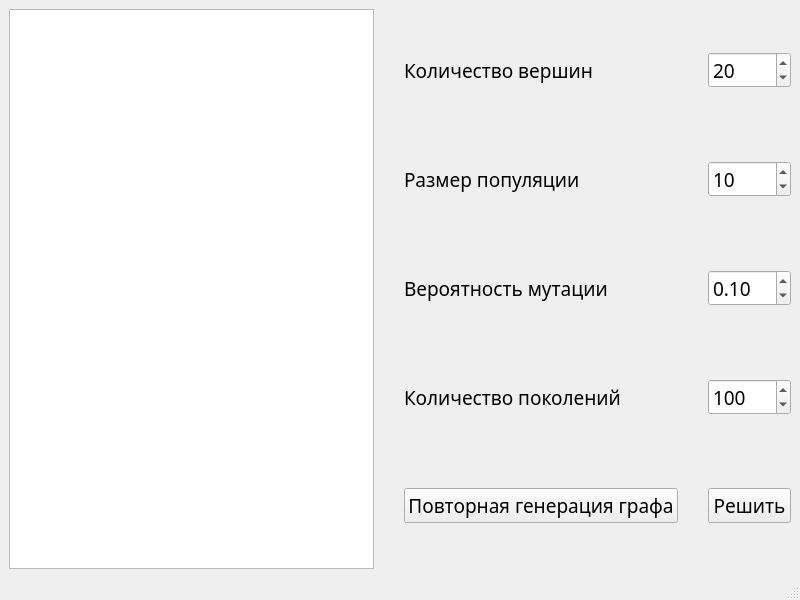
<?xml version="1.0" encoding="UTF-8"?>
<ui version="4.0">
 <class>MainWindow</class>
 <widget class="QMainWindow" name="MainWindow">
  <property name="geometry">
   <rect>
    <x>0</x>
    <y>0</y>
    <width>800</width>
    <height>600</height>
   </rect>
  </property>
  <property name="windowTitle">
   <string>lab5</string>
  </property>
  <widget class="QWidget" name="centralwidget">
   <layout class="QHBoxLayout" name="horizontalLayout" stretch="5,0">
    <property name="spacing">
     <number>30</number>
    </property>
    <item>
     <widget class="QGraphicsView" name="graphicsView"/>
    </item>
    <item>
     <layout class="QGridLayout" name="gridLayout">
      <item row="0" column="0">
       <widget class="QLabel" name="label">
        <property name="font">
         <font>
          <family>Source Code Pro Light</family>
          <pointsize>14</pointsize>
         </font>
        </property>
        <property name="text">
         <string>Количество вершин</string>
        </property>
        <property name="wordWrap">
         <bool>true</bool>
        </property>
       </widget>
      </item>
      <item row="1" column="1">
       <widget class="QSpinBox" name="populationSizeSpinBox">
        <property name="font">
         <font>
          <family>Source Code Pro Light</family>
          <pointsize>14</pointsize>
         </font>
        </property>
        <property name="minimum">
         <number>1</number>
        </property>
        <property name="maximum">
         <number>10000</number>
        </property>
        <property name="value">
         <number>10</number>
        </property>
       </widget>
      </item>
      <item row="4" column="1">
       <widget class="QPushButton" name="solveButton">
        <property name="font">
         <font>
          <family>Source Code Pro Light</family>
          <pointsize>14</pointsize>
         </font>
        </property>
        <property name="text">
         <string>Решить</string>
        </property>
       </widget>
      </item>
      <item row="4" column="0">
       <widget class="QPushButton" name="regenerateButton">
        <property name="font">
         <font>
          <family>Source Code Pro Light</family>
          <pointsize>14</pointsize>
         </font>
        </property>
        <property name="text">
         <string>Повторная генерация графа</string>
        </property>
       </widget>
      </item>
      <item row="0" column="1">
       <widget class="QSpinBox" name="numVerticesSpinBox">
        <property name="font">
         <font>
          <family>Source Code Pro Light</family>
          <pointsize>14</pointsize>
         </font>
        </property>
        <property name="maximum">
         <number>100</number>
        </property>
        <property name="value">
         <number>20</number>
        </property>
       </widget>
      </item>
      <item row="2" column="1">
       <widget class="QDoubleSpinBox" name="mutationRateSpinBox">
        <property name="font">
         <font>
          <family>Source Code Pro Light</family>
          <pointsize>14</pointsize>
         </font>
        </property>
        <property name="maximum">
         <double>1.000000000000000</double>
        </property>
        <property name="singleStep">
         <double>0.050000000000000</double>
        </property>
        <property name="value">
         <double>0.100000000000000</double>
        </property>
       </widget>
      </item>
      <item row="2" column="0">
       <widget class="QLabel" name="label_4">
        <property name="font">
         <font>
          <family>Source Code Pro Light</family>
          <pointsize>14</pointsize>
         </font>
        </property>
        <property name="text">
         <string>Вероятность мутации</string>
        </property>
        <property name="wordWrap">
         <bool>true</bool>
        </property>
       </widget>
      </item>
      <item row="1" column="0">
       <widget class="QLabel" name="label_2">
        <property name="font">
         <font>
          <family>Source Code Pro Light</family>
          <pointsize>14</pointsize>
         </font>
        </property>
        <property name="text">
         <string>Размер популяции</string>
        </property>
        <property name="wordWrap">
         <bool>true</bool>
        </property>
       </widget>
      </item>
      <item row="3" column="0">
       <widget class="QLabel" name="label_6">
        <property name="font">
         <font>
          <family>Source Code Pro Light</family>
          <pointsize>14</pointsize>
         </font>
        </property>
        <property name="text">
         <string>Количество поколений</string>
        </property>
        <property name="wordWrap">
         <bool>true</bool>
        </property>
       </widget>
      </item>
      <item row="3" column="1">
       <widget class="QSpinBox" name="numGenerationSpinBox">
        <property name="font">
         <font>
          <family>Source Code Pro Light</family>
          <pointsize>14</pointsize>
         </font>
        </property>
        <property name="maximum">
         <number>10000</number>
        </property>
        <property name="singleStep">
         <number>10</number>
        </property>
        <property name="value">
         <number>100</number>
        </property>
       </widget>
      </item>
     </layout>
    </item>
   </layout>
  </widget>
  <widget class="QMenuBar" name="menubar">
   <property name="geometry">
    <rect>
     <x>0</x>
     <y>0</y>
     <width>800</width>
     <height>22</height>
    </rect>
   </property>
  </widget>
  <widget class="QStatusBar" name="statusbar"/>
 </widget>
 <resources/>
 <connections/>
</ui>
